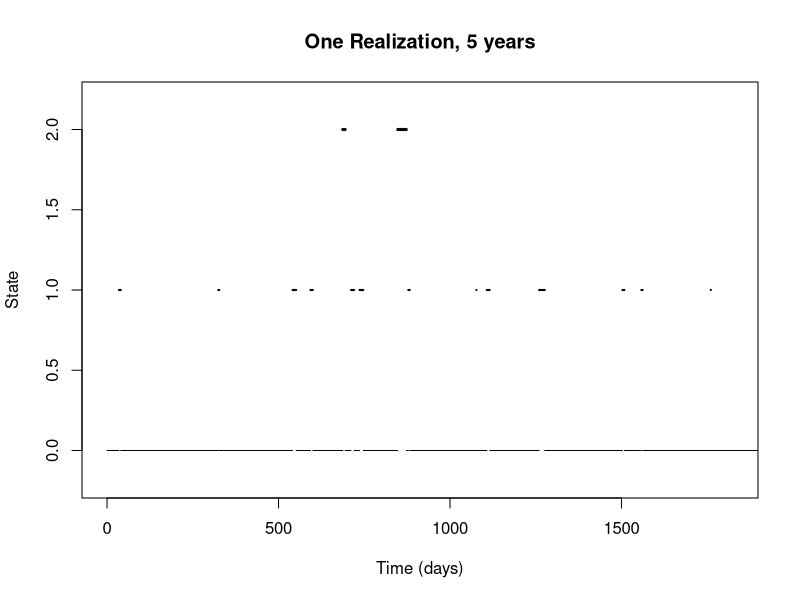

Generate this figure with R:
#Project 2 Stochastic Modelling
#Promblem 1: Modelling the common cold

#constants
alpha = 0.1
lambda = 1/100
mu_L = 1/7
mu_H = 1/20

simulate_markov <- function(state0, tEnd, plot) {
  
  time_infected = 0
  time_between_Ih = 0
  time_between_Ih_list <- c()

  if (plot) {
    plot(NULL, NULL, 
         xlim = c(0, tEnd), 
         ylim = c(-0.2, 2.2), 
         xlab = "Time (days)", 
         lwd = 5,
         ylab = "State", 
         main = "One Realization, 5 years")
    }
  
  time = 0
  state = state0
  while (time < tEnd) {
    if (state == 0) {
      #Sojourn time
      S =  rexp(1,rate = lambda)
      if (plot) {
        lines(c(time,time + S), c(state,state), lwd = 1)
      }
      
      #In case the sojourn time exceeds the end time
      if ( time + S > tEnd) {
        S = tEnd - time
      }
      time = time + S
      sample = runif(1)
      if (sample <= alpha) {
        state = 2
        if (time_between_Ih > 0) {
          time_between_Ih_list <- c(time_between_Ih_list, time - time_between_Ih)
          time_between_Ih = 0
        }
      }
      else {
        state = 1
      }
    }
    
    else if (state == 1) {
      S = rexp(1,rate = mu_L)
      if (plot) {
        lines(c(time,time + S), c(state,state), lwd = 2)
      }
      
      if ( time + S > tEnd) {
        S = tEnd - time
      }
      time = time + S
      time_infected = time_infected + S
      state = 0
    }
    
    else if (state == 2) {
      S = rexp(1,rate = mu_H)
      if (plot) {
        lines(c(time,time + S), c(state,state), lwd = 3)
      }
      
      if ( time + S > tEnd) {
        S = tEnd - time
      }
      time = time + S
      time_infected = time_infected + S
      time_between_Ih = time
      state = 0
    }
  }  
  
  
 
  return (c(time_infected/tEnd,mean(time_between_Ih_list)))
}


get_mean <- function(state0, tEnd, numSim) {
  result_list <- c()
  for (i in 1:numSim) {
    result <- simulate_markov(0,tEnd,FALSE)
    result_list <- c(result_list,result[2])
  }
  return (mean(result_list))
}


#1.c
tEnd =  5*365
result <-  simulate_markov(0, tEnd, TRUE)


#1.d
tEnd =  1000*365
result <-  simulate_markov(0, tEnd, FALSE)
time_infected <- result[1]
cat("Proportion of time infected in one realization: ",time_infected)

#1.e
numSim = 500
result <- get_mean(0,tEnd,numSim)
cat("Average time between heavy infections over ", numSim, " realizations: ", result)



